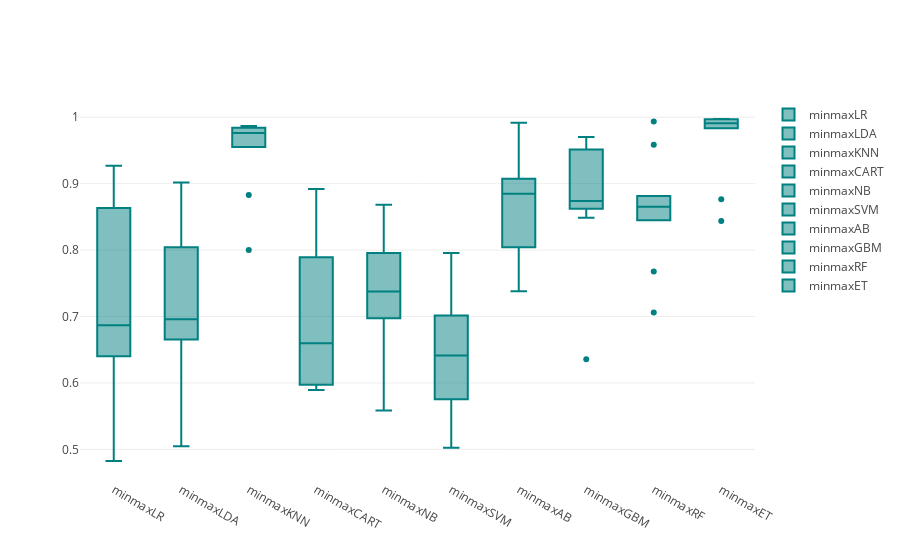

This figure's notebook cell:
### Code cell
models = GetScaledModel('minmax')
names,results = BasedLine2(X_train, y_train,models)
PlotBoxR().PlotResult(names,results)

scaledScoreMinMax = ScoreDataFrame(names,results)
compareModels = pd.concat([basedLineScore,
                           scaledScoreStandard,
                          scaledScoreMinMax], axis=1)
compareModels

### Figure 1 — Plotly figure (JSON) as saved in the notebook; plotly's stock layout.template omitted (floating-point values rounded to 4 significant figures)
{"data": [{"marker": {"color": "rgb(0, 128, 128)"}, "name": "minmaxLR", "type": "box", "uid": "70178b4a-9773-4b6e-a753-17548135b430", "y": [0.6402, 0.6466, 0.6815, 0.6921, 0.4825, 0.7714, 0.8635, 0.8766, 0.5559, 0.9269]}, {"marker": {"color": "rgb(0, 128, 128)"}, "name": "minmaxLDA", "type": "box", "uid": "975173bb-ca5e-4ddc-8a19-5a7d2f8fd746", "y": [0.6942, 0.6762, 0.6656, 0.6974, 0.5048, 0.8042, 0.8624, 0.766, 0.5186, 0.9016]}, {"marker": {"color": "rgb(0, 128, 128)"}, "name": "minmaxKNN", "type": "box", "uid": "4e80c8f9-96e6-49b9-99b7-ed556e129c54", "y": [0.955, 0.9868, 0.9841, 0.8831, 0.9735, 0.9735, 0.8, 0.9787, 0.984, 0.984]}, {"marker": {"color": "rgb(0, 128, 128)"}, "name": "minmaxCART", "type": "box", "uid": "dfcc8600-1f20-491f-95d3-774b8031976d", "y": [0.7894, 0.8921, 0.5974, 0.6974, 0.5894, 0.5921, 0.6, 0.8894, 0.6223, 0.7367]}, {"marker": {"color": "rgb(0, 128, 128)"}, "name": "minmaxNB", "type": "box", "uid": "1612c148-b251-47a0-b54d-97775ffe0971", "y": [0.7714, 0.8085, 0.6974, 0.7958, 0.5587, 0.7037, 0.7905, 0.6989, 0.5598, 0.8684]}, {"marker": {"color": "rgb(0, 128, 128)"}, "name": "minmaxSVM", "type": "box", "uid": "c412dc26-5446-4de0-98e0-30b932155a50", "y": [0.7016, 0.6106, 0.6201, 0.7005, 0.7418, 0.5757, 0.7958, 0.5117, 0.6622, 0.5027]}, {"marker": {"color": "rgb(0, 128, 128)"}, "name": "minmaxAB", "type": "box", "uid": "5f267118-6fc8-46a9-8e7b-3d05b88aa687", "y": [0.8762, 0.8974, 0.8931, 0.7381, 0.9074, 0.8042, 0.9915, 0.8457, 0.7819, 0.9801]}, {"marker": {"color": "rgb(0, 128, 128)"}, "name": "minmaxGBM", "type": "box", "uid": "ed51caf6-48e5-4554-a571-018da1b83af2", "y": [0.9026, 0.8624, 0.8487, 0.8624, 0.8635, 0.8847, 0.9513, 0.9702, 0.6356, 0.9694]}, {"marker": {"color": "rgb(0, 128, 128)"}, "name": "minmaxRF", "type": "box", "uid": "cee4ec5b-200c-4cfc-aa05-3a2bbc420deb", "y": [0.8571, 0.8815, 0.9937, 0.8762, 0.845, 0.8725, 0.7677, 0.9585, 0.7061, 0.8584]}, {"marker": {"color": "rgb(0, 128, 128)"}, "name": "minmaxET", "type": "box", "uid": "cf68d51e-ee32-48da-a139-0dc918d10816", "y": [0.9847, 0.9974, 0.9836, 0.9968, 0.9958, 0.8767, 0.9947, 0.9968, 0.8438, 0.9874]}], "layout": {}}
